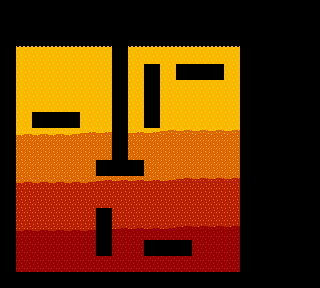

Below is a game level as drawn by its tile map, then a one-line description and the .tmx file that defines it, in full:
An orthogonal 20x18 tile map with 16x16 px tiles, 3 tile layers (layer_borders, layer_surface, layer_ground) and 11 objects (4x rock, 3x pooka, 2x fygar, playerRespawn, fruitRespawn).

<map version="1.9" tiledversion="1.9.2" orientation="orthogonal" renderorder="left-up" width="20" height="18" tilewidth="16" tileheight="16" infinite="0" nextlayerid="5" nextobjectid="12">
 <editorsettings>
  <export target="level3.json" format="json" />
 </editorsettings>
 <tileset firstgid="1" source="digDugTileset.tsx" />
 <layer id="2" name="layer_borders" width="20" height="18">
  <data encoding="csv">
49,49,49,49,49,49,49,49,49,49,49,49,49,49,49,49,49,49,49,49,
49,3,3,3,3,3,3,3,3,3,3,3,3,3,3,49,49,49,49,49,
49,0,0,0,0,0,0,0,0,0,0,0,0,0,0,49,49,49,49,49,
49,0,0,0,0,0,0,0,0,0,0,0,0,0,0,49,49,49,49,49,
49,0,0,0,0,0,0,0,0,0,0,0,0,0,0,49,49,49,49,49,
49,0,0,0,0,0,0,0,0,0,0,0,0,0,0,49,49,49,49,49,
49,0,0,0,0,0,0,0,0,0,0,0,0,0,0,49,49,49,49,49,
49,0,0,0,0,0,0,0,0,0,0,0,0,0,0,49,49,49,49,49,
49,0,0,0,0,0,0,0,0,0,0,0,0,0,0,49,49,49,49,49,
49,0,0,0,0,0,0,0,0,0,0,0,0,0,0,49,49,49,49,49,
49,0,0,0,0,0,0,0,0,0,0,0,0,0,0,49,49,49,49,49,
49,0,0,0,0,0,0,0,0,0,0,0,0,0,0,49,49,49,49,49,
49,0,0,0,0,0,0,0,0,0,0,0,0,0,0,49,49,49,49,49,
49,0,0,0,0,0,0,0,0,0,0,0,0,0,0,49,49,49,49,49,
49,0,0,0,0,0,0,0,0,0,0,0,0,0,0,49,49,49,49,49,
49,0,0,0,0,0,0,0,0,0,0,0,0,0,0,49,49,49,49,49,
49,0,0,0,0,0,0,0,0,0,0,0,0,0,0,49,49,49,49,49,
49,49,49,49,49,49,49,49,49,49,49,49,49,49,49,49,49,49,49,49
</data>
 </layer>
 <layer id="4" name="layer_surface" width="20" height="18">
  <data encoding="csv">
0,0,0,0,0,0,0,0,0,0,0,0,0,0,0,0,0,0,0,0,
0,0,0,0,0,0,0,0,0,0,0,0,0,0,0,0,0,0,0,0,
0,1,1,1,1,1,1,0,1,1,1,1,1,1,1,0,0,0,0,0,
0,0,0,0,0,0,0,0,0,0,0,0,0,0,0,0,0,0,0,0,
0,0,0,0,0,0,0,0,0,0,0,0,0,0,0,0,0,0,0,0,
0,0,0,0,0,0,0,0,0,0,0,0,0,0,0,0,0,0,0,0,
0,0,0,0,0,0,0,0,0,0,0,0,0,0,0,0,0,0,0,0,
0,0,0,0,0,0,0,0,0,0,0,0,0,0,0,0,0,0,0,0,
0,0,0,0,0,0,0,0,0,0,0,0,0,0,0,0,0,0,0,0,
0,0,0,0,0,0,0,0,0,0,0,0,0,0,0,0,0,0,0,0,
0,0,0,0,0,0,0,0,0,0,0,0,0,0,0,0,0,0,0,0,
0,0,0,0,0,0,0,0,0,0,0,0,0,0,0,0,0,0,0,0,
0,0,0,0,0,0,0,0,0,0,0,0,0,0,0,0,0,0,0,0,
0,0,0,0,0,0,0,0,0,0,0,0,0,0,0,0,0,0,0,0,
0,0,0,0,0,0,0,0,0,0,0,0,0,0,0,0,0,0,0,0,
0,0,0,0,0,0,0,0,0,0,0,0,0,0,0,0,0,0,0,0,
0,0,0,0,0,0,0,0,0,0,0,0,0,0,0,0,0,0,0,0,
0,0,0,0,0,0,0,0,0,0,0,0,0,0,0,0,0,0,0,0
</data>
 </layer>
 <layer id="3" name="layer_ground" width="20" height="18">
  <data encoding="csv">
0,0,0,0,0,0,0,0,0,0,0,0,0,0,0,0,0,0,0,0,
0,0,0,0,0,0,0,0,0,0,0,0,0,0,0,0,0,0,0,0,
0,0,0,0,0,0,0,0,0,0,0,0,0,0,0,0,0,0,0,0,
0,2,2,2,2,2,2,0,2,2,2,2,2,2,2,0,0,0,0,0,
0,2,2,2,2,2,2,0,2,0,2,0,0,0,2,0,0,0,0,0,
0,2,2,2,2,2,2,0,2,0,2,2,2,2,2,0,0,0,0,0,
0,2,2,2,2,2,2,0,2,0,2,2,2,2,2,0,0,0,0,0,
0,2,0,0,0,2,2,0,2,0,2,2,2,2,2,0,0,0,0,0,
0,13,13,13,13,14,14,0,14,14,15,15,15,15,15,0,0,0,0,0,
0,16,16,16,16,16,16,0,16,16,16,16,16,16,16,0,0,0,0,0,
0,16,16,16,16,16,0,0,0,16,16,16,16,16,16,0,0,0,0,0,
0,25,25,25,25,25,26,26,26,26,26,27,27,27,27,0,0,0,0,0,
0,28,28,28,28,28,28,28,28,28,28,28,28,28,28,0,0,0,0,0,
0,28,28,28,28,28,0,28,28,28,28,28,28,28,28,0,0,0,0,0,
0,37,37,37,37,37,0,38,38,38,38,39,39,39,39,0,0,0,0,0,
0,40,40,40,40,40,0,40,40,0,0,0,40,40,40,0,0,0,0,0,
0,40,40,40,40,40,40,40,40,40,40,40,40,40,40,0,0,0,0,0,
0,0,0,0,0,0,0,0,0,0,0,0,0,0,0,0,0,0,0,0
</data>
 </layer>
 <objectgroup id="4" name="layer_objects">
  <object id="1" name="playerRespawn1" class="playerRespawn" x="119.721" y="173.041">
   <point />
  </object>
  <object id="2" name="rock1" class="rock" x="55.6684" y="90.8803">
   <point />
  </object>
  <object id="3" name="pooka1" class="pooka" x="72.1006" y="122.739">
   <point />
  </object>
  <object id="4" name="pooka2" class="pooka" x="151.579" y="74.7834">
   <point />
  </object>
  <object id="5" name="fygar1" class="fygar" x="183.437" y="73.7774">
   <point />
  </object>
  <object id="6" name="rock2" class="rock" x="199.87" y="137.494">
   <point />
  </object>
  <object id="7" name="rock4" class="rock" x="199.87" y="232.399">
   <point />
  </object>
  <object id="8" name="fygar2" class="fygar" x="150.573" y="250.843">
   <point />
  </object>
  <object id="9" name="rock3" class="rock" x="89.2035" y="218.649">
   <point />
  </object>
  <object id="10" name="pooka3" class="pooka" x="103.288" y="219.991">
   <point />
  </object>
  <object id="11" name="fruitRespawn1" class="fruitRespawn" x="117.038" y="173.041">
   <point />
  </object>
 </objectgroup>
</map>
